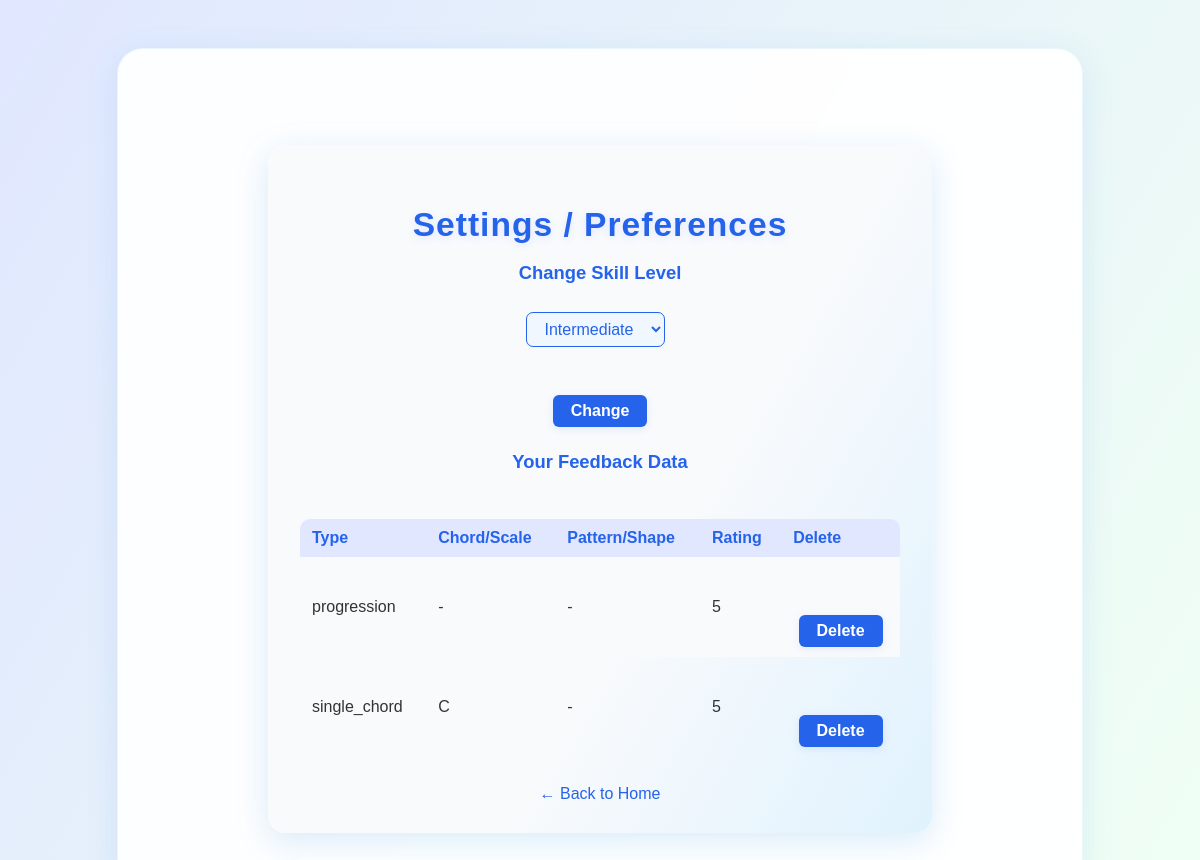
/preferences (signed in), run on an earlier commit of the app's database.
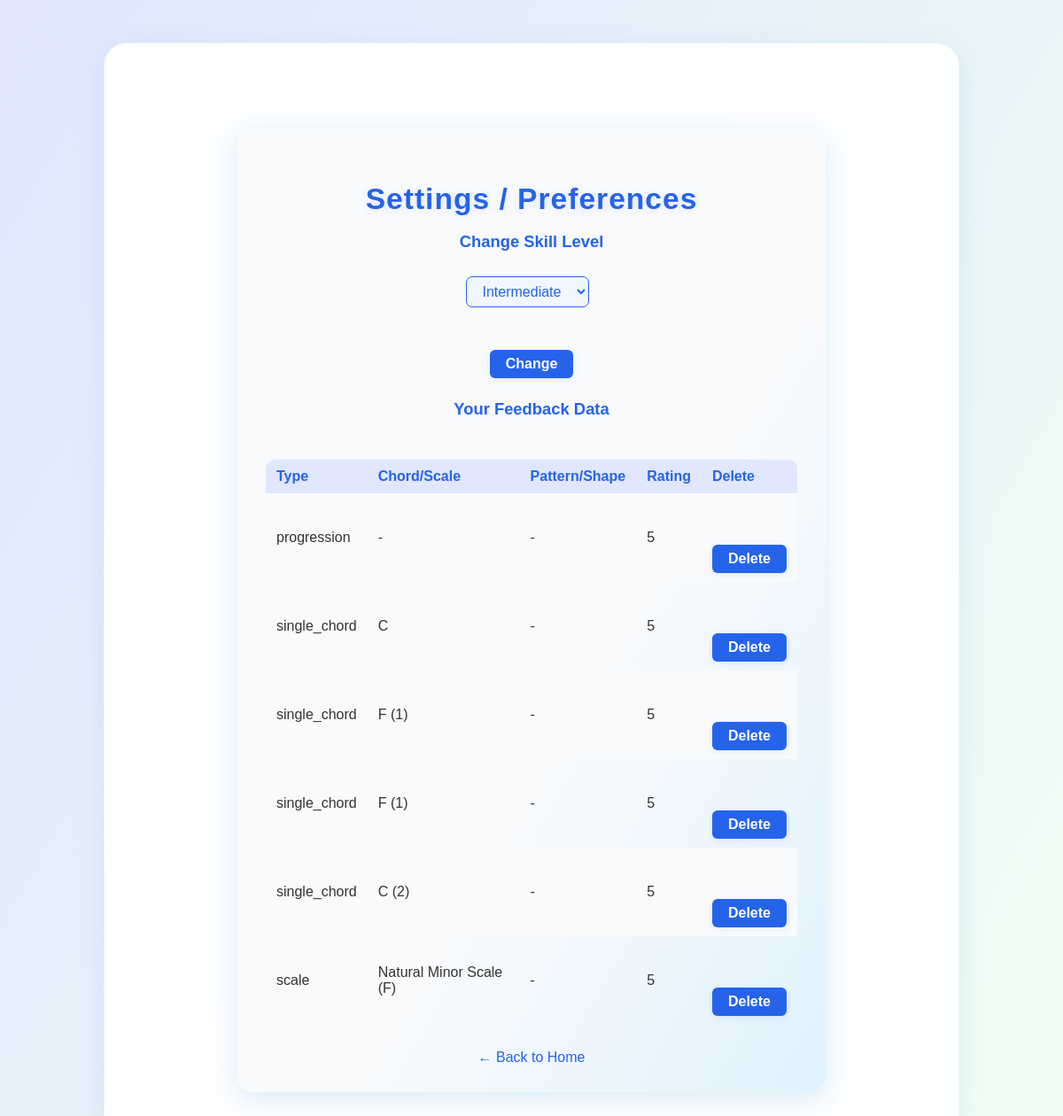
And on a later commit of the database.
### tables this page shows
CREATE TABLE feedback (id INTEGER PRIMARY KEY, user_id INTEGER, exercise_type TEXT, rating INTEGER, chord_name TEXT, scale_name TEXT, scale_key TEXT, shape_name TEXT, variation_index INTEGER);

### GuitarWarmUp_Coach.py (the view, shortened to what this page needs)
@app.route('/preferences', methods=['GET', 'POST'])
def preferences():
    if 'user_id' not in session:
        return redirect(url_for('login'))
    with engine.connect() as conn:
        result = conn.execute(
            text("SELECT * FROM feedback WHERE user_id=:user_id"),
            {'user_id': session['user_id']}
        )
        feedback_entries = result.fetchall()
    skill_level = session.get('skill_level', 'beginner')
    return render_template('preferences.html', feedback_entries=feedback_entries, skill_level=skill_level)

### templates/preferences.html (shortened to what this page needs)
<!DOCTYPE html>
<html>
<head>
    <link rel="stylesheet" href="{{ url_for('static', filename='css/styles.css') }}">
</head>
<body>
    <div class="main-container">
        <div class="prefs-card">
            <h1>Settings / Preferences</h1>
            <h2>Change Skill Level</h2>
            <form method="post" style="margin-bottom: 24px;">
                <select name="skill_level">
                    <option value="intermediate" {% if skill_level == 'intermediate' %}selected{% endif %}>Intermediate</option>
                </select>
                <button type="submit" class="prefs-btn">Change</button>
            </form>
            <h2>Your Feedback Data</h2>
            {% if feedback_entries %}
                <div style="overflow-x:auto;">
                <table class="prefs-table">
                    <tr>
                        <th>Type</th>
                        <th>Chord/Scale</th>
                        <th>Pattern/Shape</th>
                        <th>Rating</th>
                        <th>Delete</th>
                    </tr>
                    {% for entry in feedback_entries %}
                    <tr>
                        <td>{{ entry.exercise_type }}</td>
                        <td>
                            {% if entry.exercise_type == 'single_chord' %}
                                {{ entry.chord_name }}{% if entry.variation_index is not none %} ({{ entry.variation_index|int + 1 }}){% endif %}
                            {% elif entry.exercise_type == 'scale' %}
                                {{ entry.scale_name }} ({{ entry.scale_key }})
                            {% else %}
                                -
                            {% endif %}
                        </td>
                        <td>
                            {% if entry.shape_name %}{{ entry.shape_name }}{% else %}-{% endif %}
                        </td>
                        <td>{{ entry.rating }}</td>
                        <td>
                            <form method="post" style="display:inline;">
                                <button type="submit" class="prefs-btn" onclick="return confirm('Delete this feedback entry?');">Delete</button>
                            </form>
                        </td>
                    </tr>
                    {% endfor %}
                </table>
                </div>
            {% else %}
                <div class="prefs-empty">No feedback data yet.</div>
            {% endif %}
            <a href="/" class="prefs-back">&larr; Back to Home</a>
        </div>
    </div>
</body>
</html>

### static/css/styles.css (style rules this page uses)
body { background: linear-gradient(120deg, #e0e7ff 0%, #f0fff4 100%); font-family: 'Quicksand', Arial, sans-serif; min-height: 100vh; margin: 0; padding: 0; color: #333; text-align: center; }
.main-container { max-width: 900px; margin: 48px auto 0 auto; background: rgba(255, 255, 255, 0.92); border-radius: 26px; box-shadow: 0 8px 32px rgba(52, 144, 220, 0.13); padding: 48px 32px 56px 32px; backdrop-filter: blur(8px); border: 1.5px solid rgba(180, 220, 255, 0.25); text-align: center; }
h1 { text-align: center; margin-bottom: 40px; font-size: 2.7em; letter-spacing: 1.5px; color: #2563eb; font-weight: 800; text-shadow: 0 2px 8px #e0e7ff; }
h2 { text-align: center; margin-bottom: 28px; font-size: 1.6em; color: #059669; font-weight: 700; }
.btn-main, button { display: block; background: #2563eb; color: #fff; border: none; border-radius: 12px; padding: 16px 38px; font-size: 1.15em; font-weight: bold; margin: 48px auto 0 auto; cursor: pointer; transition: background 0.2s, transform 0.15s, box-shadow 0.18s; box-shadow: 0 2px 8px rgba(37, 99, 235, 0.10); }
a { color: #2563eb; text-decoration: underline; font-weight: 600; margin-top: 24px; display: inline-block; transition: color 0.2s; }
select { padding: 7px 14px; border-radius: 7px; border: 1.5px solid #2563eb; font-size: 1em; margin-right: 10px; background: #f0f7ff; color: #2563eb; }
.prefs-card { background: linear-gradient(120deg, #f8fafc 60%, #e0f2fe 100%); border-radius: 18px; box-shadow: 0 8px 32px rgba(52, 144, 220, 0.18); padding: 38px 32px 30px 32px; max-width: 600px; margin: 48px auto 0 auto; animation: fadeInCard 0.7s; }
.prefs-card h1 { color: #2563eb; font-size: 2.1em; margin-bottom: 18px; font-weight: 800; letter-spacing: 1px; }
.prefs-card h2 { margin-top: 0; color: #2563eb; font-size: 1.15em; font-weight: 700; }
.prefs-table { width: 100%; border-collapse: collapse; margin-top: 18px; border-radius: 10px; overflow: hidden; }
.prefs-table th, .prefs-table td { padding: 10px 12px; text-align: left; }
.prefs-table th { background: #e0e7ff; color: #2563eb; font-weight: 700; }
.prefs-table tr:nth-child(even) { background: #f9fafc; }
.prefs-btn, .prefs-table button { background: #2563eb; color: #fff; border: none; border-radius: 6px; padding: 7px 18px; font-size: 1em; cursor: pointer; transition: background 0.2s; font-weight: 600; }
.prefs-back { display: inline-block; margin-top: 28px; color: #2563eb; text-decoration: none; font-weight: 500; }

What changed in the data, as far as the page shows it:
added feedback: exercise_type "single_chord", chord_name "F", entry.variation_index|int+1 "1", rating "5"
added feedback: exercise_type "single_chord", chord_name "F", entry.variation_index|int+1 "1", rating "5"
added feedback: exercise_type "single_chord", chord_name "C", entry.variation_index|int+1 "2", rating "5"
added feedback: exercise_type "scale", scale_name "Natural Minor Scale", scale_key "F", rating "5"
